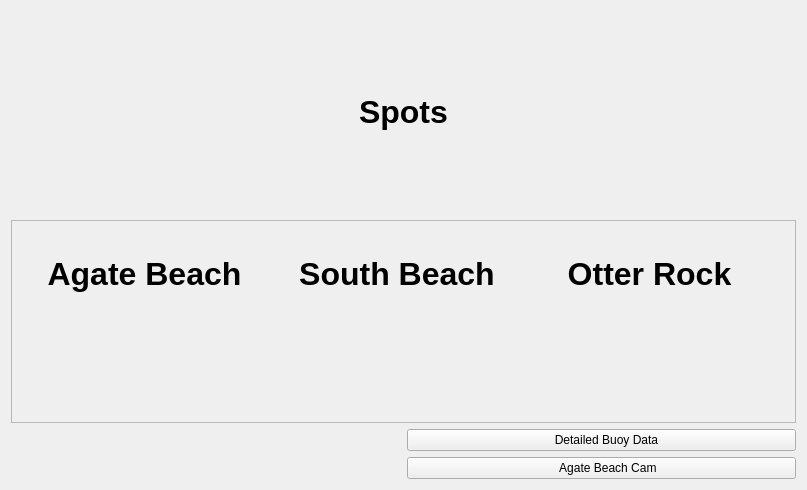
<?xml version="1.0" encoding="UTF-8"?>
<ui version="4.0">
 <class>Form</class>
 <widget class="QWidget" name="Form">
  <property name="geometry">
   <rect>
    <x>0</x>
    <y>0</y>
    <width>807</width>
    <height>490</height>
   </rect>
  </property>
  <property name="windowTitle">
   <string>Form</string>
  </property>
  <layout class="QVBoxLayout" name="verticalLayout_2">
   <item>
    <widget class="QLabel" name="title">
     <property name="text">
      <string>&lt;html&gt;&lt;head/&gt;&lt;body&gt;&lt;p&gt;&lt;span style=&quot; font-size:24pt; font-weight:700;&quot;&gt;Spots&lt;/span&gt;&lt;/p&gt;&lt;/body&gt;&lt;/html&gt;</string>
     </property>
     <property name="alignment">
      <set>Qt::AlignCenter</set>
     </property>
    </widget>
   </item>
   <item>
    <widget class="QFrame" name="spots_frame">
     <property name="frameShape">
      <enum>QFrame::StyledPanel</enum>
     </property>
     <property name="frameShadow">
      <enum>QFrame::Raised</enum>
     </property>
     <layout class="QGridLayout" name="gridLayout">
      <item row="1" column="0">
       <widget class="QLabel" name="Ag_rating">
        <property name="text">
         <string/>
        </property>
        <property name="pixmap">
         <pixmap>good_rating.png</pixmap>
        </property>
        <property name="alignment">
         <set>Qt::AlignCenter</set>
        </property>
       </widget>
      </item>
      <item row="1" column="1">
       <widget class="QLabel" name="SB_rating">
        <property name="text">
         <string/>
        </property>
        <property name="pixmap">
         <pixmap>bad_rating.png</pixmap>
        </property>
        <property name="alignment">
         <set>Qt::AlignCenter</set>
        </property>
       </widget>
      </item>
      <item row="0" column="1">
       <widget class="QLabel" name="SB_label">
        <property name="text">
         <string>&lt;html&gt;&lt;head/&gt;&lt;body&gt;&lt;p&gt;&lt;span style=&quot; font-size:24pt; font-weight:700;&quot;&gt;South Beach&lt;/span&gt;&lt;/p&gt;&lt;/body&gt;&lt;/html&gt;</string>
        </property>
        <property name="alignment">
         <set>Qt::AlignCenter</set>
        </property>
       </widget>
      </item>
      <item row="1" column="2">
       <widget class="QLabel" name="OR_rating">
        <property name="text">
         <string/>
        </property>
        <property name="pixmap">
         <pixmap>okay_rating.png</pixmap>
        </property>
        <property name="alignment">
         <set>Qt::AlignCenter</set>
        </property>
       </widget>
      </item>
      <item row="0" column="2">
       <widget class="QLabel" name="OR_label">
        <property name="text">
         <string>&lt;html&gt;&lt;head/&gt;&lt;body&gt;&lt;p&gt;&lt;span style=&quot; font-size:24pt; font-weight:700;&quot;&gt;Otter Rock&lt;/span&gt;&lt;/p&gt;&lt;/body&gt;&lt;/html&gt;</string>
        </property>
        <property name="alignment">
         <set>Qt::AlignCenter</set>
        </property>
       </widget>
      </item>
      <item row="0" column="0">
       <widget class="QLabel" name="Ag_label">
        <property name="text">
         <string>&lt;html&gt;&lt;head/&gt;&lt;body&gt;&lt;p&gt;&lt;span style=&quot; font-size:24pt; font-weight:700;&quot;&gt;Agate Beach&lt;/span&gt;&lt;/p&gt;&lt;/body&gt;&lt;/html&gt;</string>
        </property>
        <property name="alignment">
         <set>Qt::AlignCenter</set>
        </property>
       </widget>
      </item>
      <item row="0" column="3">
       <widget class="QLabel" name="help_lbl">
        <property name="sizePolicy">
         <sizepolicy hsizetype="Fixed" vsizetype="Preferred">
          <horstretch>0</horstretch>
          <verstretch>0</verstretch>
         </sizepolicy>
        </property>
        <property name="text">
         <string/>
        </property>
        <property name="pixmap">
         <pixmap>../../assets/icons/question.png</pixmap>
        </property>
        <property name="alignment">
         <set>Qt::AlignRight|Qt::AlignTrailing|Qt::AlignVCenter</set>
        </property>
       </widget>
      </item>
     </layout>
    </widget>
   </item>
   <item>
    <layout class="QHBoxLayout" name="horizontalLayout">
     <item>
      <widget class="QLabel" name="tide_chart">
       <property name="text">
        <string/>
       </property>
       <property name="pixmap">
        <pixmap>../../assets/images/Figure_1 copy.png</pixmap>
       </property>
      </widget>
     </item>
     <item>
      <layout class="QVBoxLayout" name="verticalLayout">
       <item>
        <widget class="QPushButton" name="toBuoyData">
         <property name="cursor">
          <cursorShape>PointingHandCursor</cursorShape>
         </property>
         <property name="autoFillBackground">
          <bool>false</bool>
         </property>
         <property name="text">
          <string>   Detailed Buoy Data</string>
         </property>
         <property name="icon">
          <iconset>
           <normaloff>../../assets/icons/buoy32.png</normaloff>../../assets/icons/buoy32.png</iconset>
         </property>
         <property name="iconSize">
          <size>
           <width>32</width>
           <height>32</height>
          </size>
         </property>
        </widget>
       </item>
       <item>
        <widget class="QPushButton" name="toCamImage">
         <property name="text">
          <string>    Agate Beach Cam</string>
         </property>
         <property name="icon">
          <iconset>
           <normaloff>../../assets/icons/camera32.png</normaloff>../../assets/icons/camera32.png</iconset>
         </property>
         <property name="iconSize">
          <size>
           <width>32</width>
           <height>32</height>
          </size>
         </property>
        </widget>
       </item>
      </layout>
     </item>
    </layout>
   </item>
  </layout>
 </widget>
 <resources/>
 <connections/>
</ui>
